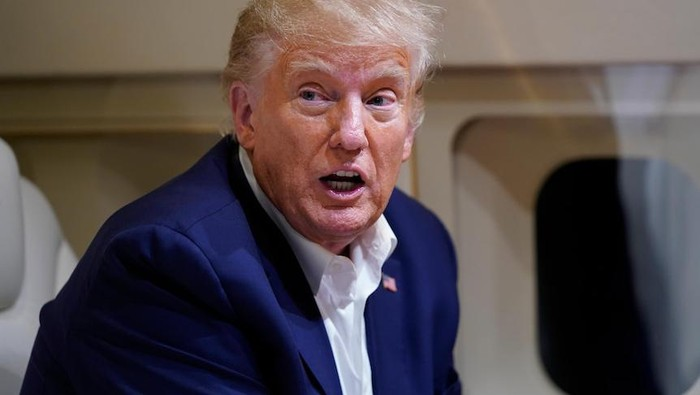
#> input picture I3-I7/Trump.jpeg, 700 x 395 px
$ python I5-Haar_Cascade-Face_And_Eye_Detection.py
#> lines starting #> are read from the running program, lines starting #| are printed output that depends on the picture; after the words box and inside, x2 and y2 are one past the last pixel; in counts of white or black regions, pixels touching at a corner belong together
import cv2

face_classifier = cv2.CascadeClassifier('haarcascade_frontalface_default.xml')
image = cv2.imread('Trump.jpeg')
#> image is the input picture: shape (395, 700, 3); mean B, G, R 76.2, 74.5, 85.6
gray = cv2.cvtColor(image, cv2.COLOR_BGR2GRAY)
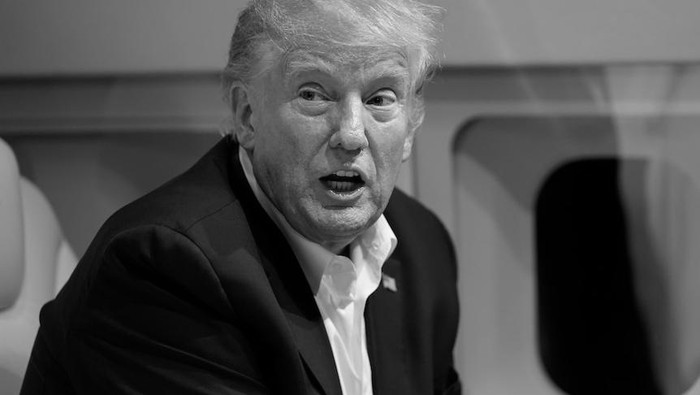
#> gray: shape (395, 700); min 0, max 252, mean 78

faces = face_classifier.detectMultiScale(gray, 1.3, 5)
#> faces = [[251, 23, 192, 192]]

if len(faces) == 0:
    print("No faces found")
else:
    for (x, y, w, h) in faces:
        cv2.rectangle(image, (x, y), (x + w, y + h), (127, 0, 255), 2)
#> this loop made 1 pass
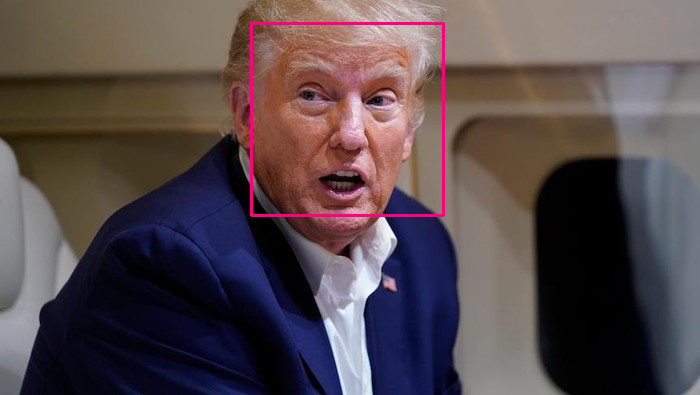
#> image: shape (395, 700, 3); 0.83% of pixels changed, all inside (x1, y1, x2, y2) = (250, 22, 445, 217)

    cv2.imshow('Face Detection', image)
    cv2.waitKey(0)

cv2.destroyAllWindows()

$ run again, with I3-I7/lingkaran.png saved as I3-I7/Trump.jpeg
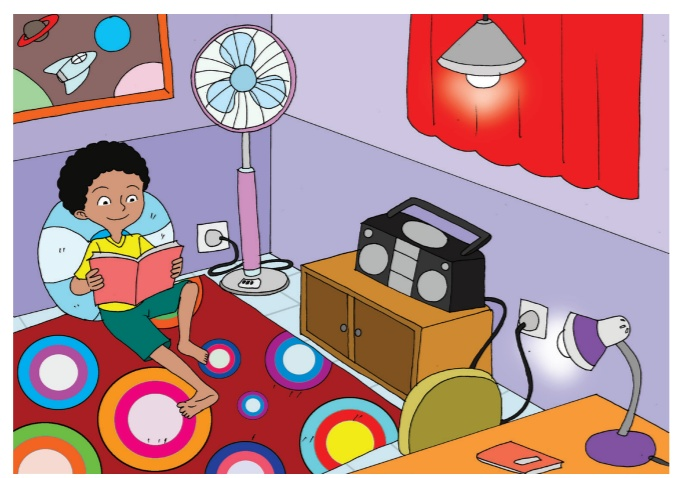
#> input picture I3-I7/lingkaran.png, 684 x 478 px
#> image is the input picture: shape (478, 684, 3); mean B, G, R 143.9, 140.7, 181.4
#> `gray = cv2.cvtColor(image, cv2.COLOR_BGR2GRAY)`:
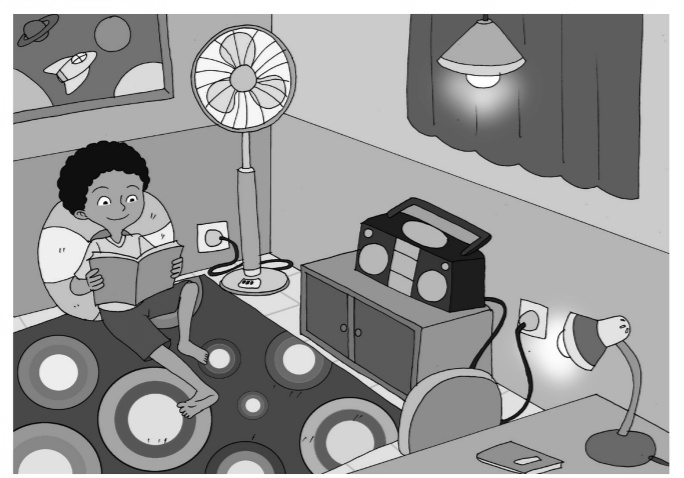
#> gray: shape (478, 684); min 1, max 255, mean 153.2
#> faces = [[80, 163, 72, 72]]
#> the loop `for (x, y, w, h) in faces:` made 1 pass
#> after the loop `for (x, y, w, h) in faces:`:
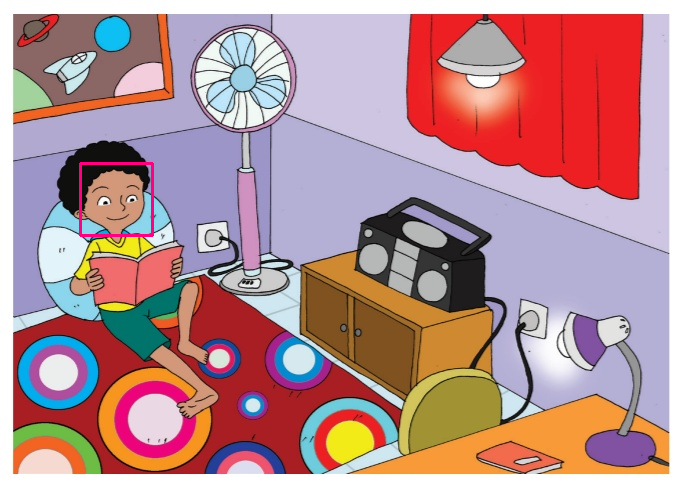
#> image: shape (478, 684, 3); 0.26% of pixels changed, all inside (x1, y1, x2, y2) = (79, 162, 154, 237)
